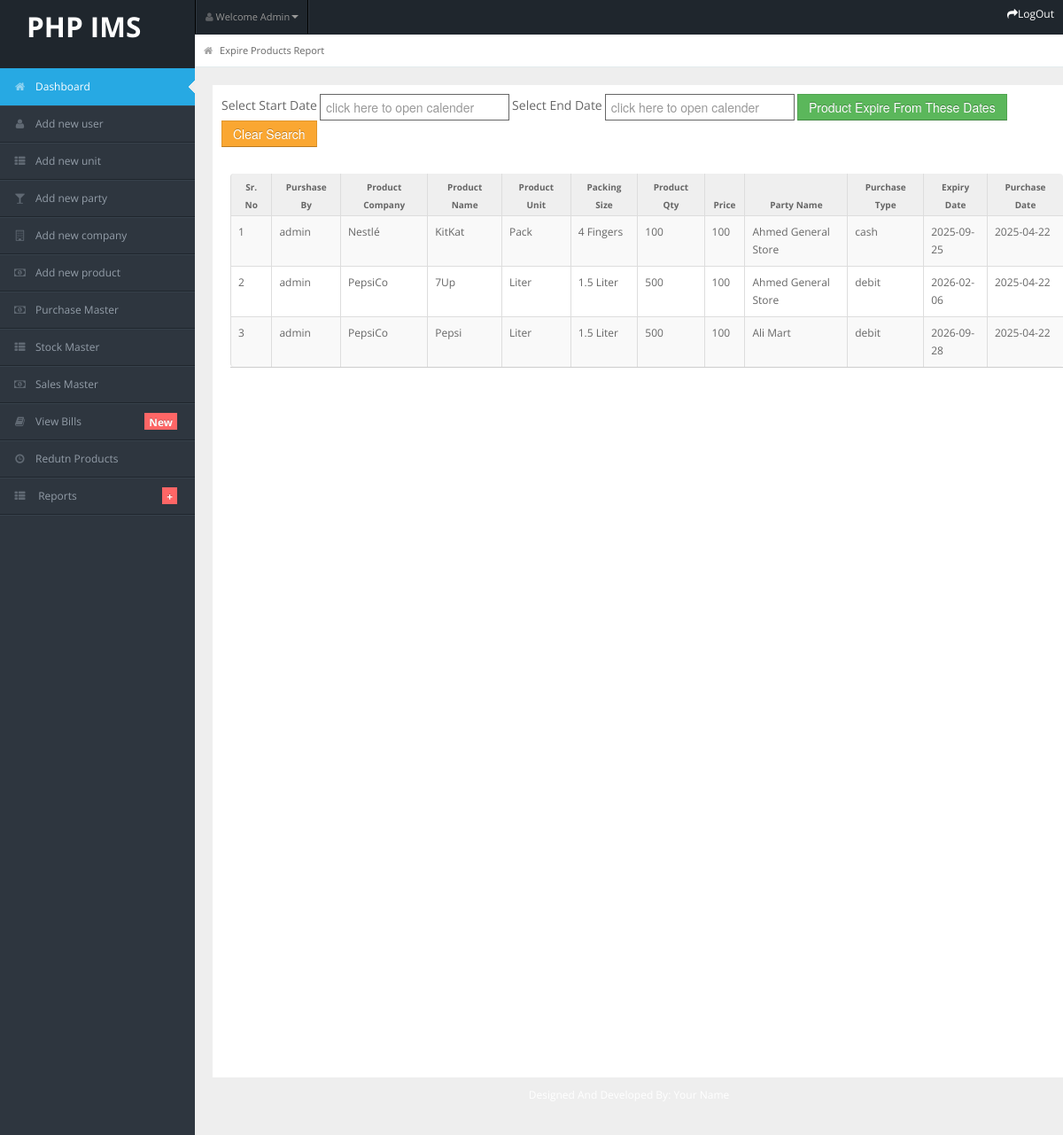
The app's page /admin/expiry_report.php (signed in) with its own data.
### tables this page shows
CREATE TABLE `purchase_master` (
  `id` int(11) NOT NULL,
  `company_name` varchar(100) NOT NULL,
  `product_name` varchar(100) NOT NULL,
  `unit` varchar(50) NOT NULL,
  `packing_size` varchar(20) NOT NULL,
  `quantity` int(11) NOT NULL,
  `price` int(11) NOT NULL,
  `party_name` varchar(50) NOT NULL,
  `purchase_type` varchar(50) NOT NULL,
  `expiry_date` date NOT NULL,
  `purchase_date` date DEFAULT NULL,
  `username` varchar(50) NOT NULL
);

### admin/expiry_report.php (the view, shortened to what this page needs)
<?php
include "header.php";
include "../user/connection.php";
?>
    <div id="content">
        <div id="content-header">
            <div id="breadcrumb"><a href="#" class="tip-bottom"><i class="icon-home"></i>
                    Expire Products Report</a></div>
        </div>
        <div class="container-fluid">
            <div class="row-fluid" style="background-color: white; min-height: 1000px; padding:10px;">
                <form class="form-inline" action="" name="form1" method="post">
                    <div class="form-group">
                        <label for="email">Select Start Date</label>
                        <input type="text" name="dt" id="dt" autocomplete="off" class="form-control" required style="width:200px;border-style:solid; border-width:1px; border-color:#666666" placeholder="click here to open calender"  >
                    </div>
                    <div class="form-group">
                        <label for="email">Select End Date</label>
                        <input type="text" name="dt2" id="dt2" autocomplete="off" placeholder="click here to open calender"  class="form-control" style="width:200px;border-style:solid; border-width:1px; border-color:#666666" >
                    </div>
                    <button type="submit" name="submit1" class="btn btn-success">Product Expire From These Dates</button>
                    <button type="button" name="submit2" class="btn btn-warning" onclick="window.location.href=window.location.href">Clear Search</button>
                </form>
                <br>
                <div class="row-fluid" style="background-color: white; min-height: 1000px; padding:10px;">
                <div class="span12">
                    <div class="widget-content nopadding">
                       <?php
                       if (isset($_POST["submit1"])) {
                        ?>
                        <table class="table table-bordered table-striped">
                            <thead>
                                <tr>
                                    <th>Sr. No</th>
                                    <th>Purshase By</th>
                                    <th>Product Company</th>
                                    <th>Product Name</th>
                                    <th>Product Unit</th>
                                    <th>Packing Size</th>
                                    <th>Product Qty</th>
                                    <th>Price</th>
                                    <th>Party Name</th>
                                    <th>Purchase Type</th>
                                    <th>Expiry Date</th>
                                    <th>Purchase Date</th>
                                </tr>
                            </thead>
                            <tbody>
                                <?php
                                $count = 0;
                                $res = mysqli_query($link, "Select * from purchase_master where (expiry_date >= '$_POST[dt]' && expiry_date <= '$_POST[dt2]')");
                                while ($row = mysqli_fetch_array($res)) {
                                    $count = $count + 1;
                                    ?>
                                    <tr>
                                        <td><?php echo $count; ?></td>
                                        <td><?php echo $row["username"]; ?></td>
                                        <td><?php echo $row["company_name"]; ?></td>
                                        <td><?php echo $row["product_name"]; ?></td>
                                        <td><?php echo $row["unit"]; ?></td>
                                        <td><?php echo $row["packing_size"]; ?></td>
                                        <td><?php echo $row["quantity"]; ?></td>
                                        <td><?php echo $row["price"]; ?></td>
                                        <td><?php echo $row["party_name"]; ?></td>
                                        <td><?php echo $row["purchase_type"]; ?></td>
                                        <td><?php echo $row["expiry_date"]; ?></td>
                                        <td><?php echo $row["purchase_date"]; ?></td>
                                    </tr>
                                    <?php
                                }
                                ?>
                            </tbody>
                        </table>
                        <?php
                       }else{
                        ?>
                            <table class="table table-bordered table-striped">
                                <thead>
                                    <tr>
                                        <th>Sr. No</th>
                                        <th>Purshase By</th>
                                        <th>Product Company</th>
                                        <th>Product Name</th>
                                        <th>Product Unit</th>
                                        <th>Packing Size</th>
                                        <th>Product Qty</th>
                                        <th>Price</th>
                                        <th>Party Name</th>
                                        <th>Purchase Type</th>
                                        <th>Expiry Date</th>
                                        <th>Purchase Date</th>
                                    </tr>
                                </thead>
                                <tbody>
                                    <?php
                                    $count = 0;
                                    $res = mysqli_query($link, "Select * from purchase_master");
                                    while ($row = mysqli_fetch_array($res)) {
                                        $count = $count + 1;
                                        ?>
                                        <tr>
                                            <td><?php echo $count; ?></td>
                                            <td><?php echo $row["username"]; ?></td>
                                            <td><?php echo $row["company_name"]; ?></td>
                                            <td><?php echo $row["product_name"]; ?></td>
                                            <td><?php echo $row["unit"]; ?></td>
                                            <td><?php echo $row["packing_size"]; ?></td>
                                            <td><?php echo $row["quantity"]; ?></td>
                                            <td><?php echo $row["price"]; ?></td>
                                            <td><?php echo $row["party_name"]; ?></td>
                                            <td><?php echo $row["purchase_type"]; ?></td>
                                            <td><?php echo $row["expiry_date"]; ?></td>
                                            <td><?php echo $row["purchase_date"]; ?></td>
                                        </tr>
                                        <?php
                                    }
                                    ?>
                                </tbody>
                            </table>
                        <?php
                       }
                       ?>
                    </div>
                </div>
            </div>
        </div>
    </div>
<?php
include "footer.php";
?>

### admin/css/matrix-style.css (style rules this page uses)
* { outline:none !important; -moz-outline: none !important; }
html, body { height:100% }
body { overflow-x: hidden; margin-top: -10px; font-family: 'Open Sans', sans-serif; font-size:12px; color:#666; }
a { color:#666; }
select, textarea, input[type="text"], input[type="password"], input[type="datetime"], input[type="datetime-local"], input[type="date"], input[type="month"], input[type="time"], input[type="week"], input[type="number"], input[type="email"], input[type="url"], input[type="search"], input[type="tel"], input[type="color"], .uneditable-input, .label, .dropdown-menu, .btn, .well, .progress, .table-bordered, .btn-group > .btn:first-child, .btn-group > .btn:last-child, .btn-group > .btn:last-child, .btn-group > .dropdown-toggle, .alert { border-radius:0px; }
.btn, textarea, input[type="text"], input[type="password"], input[type="datetime"], input[type="datetime-local"], input[type="date"], input[type="month"], input[type="time"], input[type="week"], input[type="number"], input[type="email"], input[type="url"], input[type="search"], input[type="tel"], input[type="color"], .uneditable-input { box-shadow:none; }
.progress, .progress-success .bar, .progress .bar-success, .progress-warning .bar, .progress .bar-warning, .progress-danger .bar, .progress .bar-danger, .progress-info .bar, .progress .bar-info, .btn, .btn-primary { background-image:none; }
#content { background: none repeat scroll 0 0 #eeeeee; margin-left: 220px; margin-right: 0; padding-bottom: 25px; position: relative; min-height:100%; width: auto; }
#content-header { position: abslute; width: 100%; margin-top: -38px; z-index: 20; }
.container-fluid .row-fluid:first-child { margin-top: 20px; }
#breadcrumb { background-color: #fff; border-bottom: 1px solid #e3ebed; }
#breadcrumb a { padding: 8px 20px 8px 10px; display: inline-block; background-image: url('../img/breadcrumb.png'); background-position: center right; background-repeat: no-repeat; font-size: 11px; color: #666666; }
#breadcrumb a:last-child { background-image:none; }
#breadcrumb a i { margin-right: 5px; opacity: .6; }
.stat-boxes .peity_bar_good, .stat-boxes .peity_line_good, { color: #459D1C; }
.widget-title, .modal-header, .table th, div.dataTables_wrapper .ui-widget-header { background:#efefef; border-bottom: 1px solid #CDCDCD; height: 36px; }
.widget-content { padding:15px; border-bottom: 1px solid #cdcdcd; }
.table th { height: auto; font-size: 10px; padding: 5px 10px 2px; border-bottom: 0; text-align: center; color: #666666; }
.nopadding { padding: 0 !important; }
.nopadding .table { margin-bottom: 0; }
.nopadding .table-bordered { border: 0; }
form { margin-bottom: 0; }

### admin/css/matrix-media.css (style rules this page uses)
body { background:#2E363F; }

### admin/footer.php (style rules this page uses)
.form-inline .form-group { display:inline-block;margin-bottom:0;vertical-align:middle }
.form-inline .form-control { display:inline-block;width:auto;vertical-align:middle }

### records on screen
purchase_master: username "admin", company_name "Nestlé", product_name "KitKat", unit "Pack", packing_size "4 Fingers", quantity "100", price "100", party_name "Ahmed General Store", purchase_type "cash", expiry_date "2025-09-25", purchase_date "2025-04-22"
purchase_master: username "admin", company_name "PepsiCo", product_name "7Up", unit "Liter", packing_size "1.5 Liter", quantity "500", price "100", party_name "Ahmed General Store", purchase_type "debit", expiry_date "2026-02-06", purchase_date "2025-04-22"
purchase_master: username "admin", company_name "PepsiCo", product_name "Pepsi", unit "Liter", packing_size "1.5 Liter", quantity "500", price "100", party_name "Ali Mart", purchase_type "debit", expiry_date "2026-09-28", purchase_date "2025-04-22"
